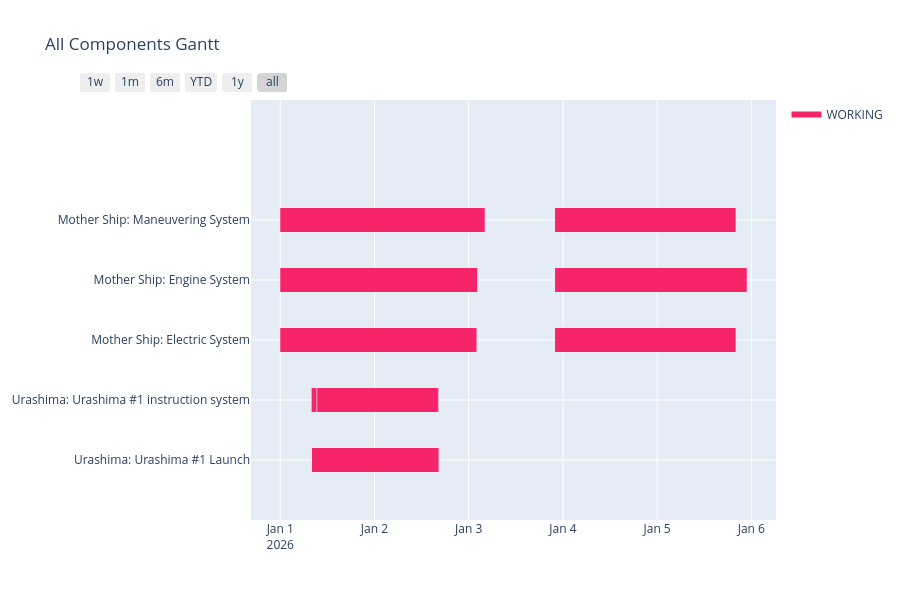

Notebook code for this chart:
### Code cell
product_list = [mother_ship, ur8k]
component_id_list = [maneuver_sys.ID, eng_sys.ID, elec_sys.ID, ur8k_1_instruction_sys.ID]
for i in range(number_of_ur8k_survey):
    exec(f"component_id_list.append(ur8k_{i+1}_launch.ID)")
#     exec(f"component_id_list.append(ur8k_{i+1}_survey.ID)")
#     exec(f"component_id_list.append(ur8k_{i+1}_recover.ID)")
# for i in range(number_of_rov_survey):
#     exec(f"component_id_list.append(rov_{i+1}_launch.ID)")
#     exec(f"component_id_list.append(rov_{i+1}_survey.ID)")
#     exec(f"component_id_list.append(rov_{i+1}_recover.ID)")

combined_df = []
for wf in product_list:
    combined_df.extend(
        wf.create_data_for_gantt_plotly(
            init_datetime=project.init_datetime,
            unit_timedelta=project.unit_timedelta,
            target_id_order_list=list(component_id_list),
            view_ready=False,           # READY も表示したいなら True
            finish_margin=1.0
        )
    )

colors = {"WORKING": "rgb(246, 37, 105)", "READY": "rgb(107, 127, 135)"}

fig = create_gantt(
    combined_df,
    title="All Components Gantt",
    colors=colors,
    index_col="State",
    showgrid_x=True,
    showgrid_y=True,
    group_tasks=True,
    show_colorbar=True,
)

fig.show()

### Figure 1 — Plotly figure (JSON) as saved in the notebook; plotly's stock layout.template omitted (floating-point values rounded to 4 significant figures)
{"data": [{"fill": "toself", "fillcolor": "rgb(246, 37, 105)", "hoverinfo": "name", "legendgroup": "rgb(246, 37, 105)", "mode": "none", "name": "WORKING", "type": "scatter", "x": ["2026-01-01 00:00:00", "2026-01-03 04:05:00", "2026-01-03 04:05:00", "2026-01-01 00:00:00", "2026-01-01 00:00:00", "2026-01-03 22:00:00", "2026-01-05 20:00:00", "2026-01-05 20:00:00", "2026-01-03 22:00:00", "2026-01-03 22:00:00", "2026-01-01 00:00:00", "2026-01-03 02:10:00", "2026-01-03 02:10:00", "2026-01-01 00:00:00", "2026-01-01 00:00:00", "2026-01-03 22:00:00", "2026-01-05 22:50:00", "2026-01-05 22:50:00", "2026-01-03 22:00:00", "2026-01-03 22:00:00", "2026-01-01 00:00:00", "2026-01-03 02:00:00", "2026-01-03 02:00:00", "2026-01-01 00:00:00", "2026-01-01 00:00:00", "2026-01-03 22:00:00", "2026-01-05 20:00:00", "2026-01-05 20:00:00", "2026-01-03 22:00:00", "2026-01-03 22:00:00", "2026-01-01 08:00:00", "2026-01-01 09:15:00", "2026-01-01 09:15:00", "2026-01-01 08:00:00", "2026-01-01 08:00:00", "2026-01-01 09:25:00", "2026-01-02 16:10:00", "2026-01-02 16:10:00", "2026-01-01 09:25:00", "2026-01-01 09:25:00", "2026-01-02 16:20:00", "2026-01-02 16:25:00", "2026-01-02 16:25:00", "2026-01-02 16:20:00", "2026-01-02 16:20:00", "2026-01-01 08:05:00", "2026-01-02 16:20:00", "2026-01-02 16:20:00", "2026-01-01 08:05:00"], "y": [3.8, 3.8, 4.2, 4.2, null, 3.8, 3.8, 4.2, 4.2, null, 2.8, 2.8, 3.2, 3.2, null, 2.8, 2.8, 3.2, 3.2, null, 1.8, 1.8, 2.2, 2.2, null, 1.8, 1.8, 2.2, 2.2, null, 0.8, 0.8, 1.2, 1.2, null, 0.8, 0.8, 1.2, 1.2, null, 0.8, 0.8, 1.2, 1.2, null, -0.2, -0.2, 0.2, 0.2]}, {"legendgroup": "rgb(246, 37, 105)", "marker": {"color": "rgb(246, 37, 105)", "opacity": 0, "size": 1}, "mode": "markers", "name": "", "showlegend": false, "text": [null, null, null, null, null, null, null, null, null, null, null, null, null, null, null, null, null, null, null, null], "type": "scatter", "x": ["2026-01-01 00:00:00", "2026-01-03 04:05:00", "2026-01-03 22:00:00", "2026-01-05 20:00:00", "2026-01-01 00:00:00", "2026-01-03 02:10:00", "2026-01-03 22:00:00", "2026-01-05 22:50:00", "2026-01-01 00:00:00", "2026-01-03 02:00:00", "2026-01-03 22:00:00", "2026-01-05 20:00:00", "2026-01-01 08:00:00", "2026-01-01 09:15:00", "2026-01-01 09:25:00", "2026-01-02 16:10:00", "2026-01-02 16:20:00", "2026-01-02 16:25:00", "2026-01-01 08:05:00", "2026-01-02 16:20:00"], "y": [4, 4, 4, 4, 3, 3, 3, 3, 2, 2, 2, 2, 1, 1, 1, 1, 1, 1, 0, 0]}], "layout": {"height": 600, "hovermode": "closest", "showlegend": true, "title": {"text": "All Components Gantt"}, "xaxis": {"rangeselector": {"buttons": [{"count": 7, "label": "1w", "step": "day", "stepmode": "backward"}, {"count": 1, "label": "1m", "step": "month", "stepmode": "backward"}, {"count": 6, "label": "6m", "step": "month", "stepmode": "backward"}, {"count": 1, "label": "YTD", "step": "year", "stepmode": "todate"}, {"count": 1, "label": "1y", "step": "year", "stepmode": "backward"}, {"step": "all"}]}, "showgrid": true, "type": "date", "zeroline": false}, "yaxis": {"autorange": false, "range": [-1, 6], "showgrid": true, "ticktext": ["Urashima: Urashima #1 Launch", "Urashima: Urashima #1 instruction system", "Mother Ship: Electric System", "Mother Ship: Engine System", "Mother Ship: Maneuvering System"], "tickvals": [0, 1, 2, 3, 4], "zeroline": false}}}
